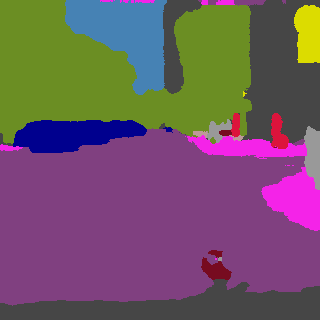
#> input picture src_val/linear/linear107.png, 320 x 320 px, given in place of linear0.png, which was not available
$ python 23.1-merge_linear.py
#> lines starting #> are read from the running program, lines starting #| are printed output that depends on the picture; after the words box and inside, x2 and y2 are one past the last pixel; in counts of white or black regions, pixels touching at a corner belong together; pictures that were not available may be replaced by others from this repository, and a replacement may not be noted
#!/usr/bin/env python3
# -*- coding: utf-8 -*-
"""
Created on Wed Aug 24 11:37:55 2022

@author: eric
"""
#!/usr/bin/env python3
# -*- coding: utf-8 -*-
"""
Created on Wed Jul  6 13:41:46 2022

@author: eric
"""

from PIL import Image
import numpy as np
import imageio
from tqdm import tqdm


color_map = np.load('color_map_linear.npy')
#> (reads src_val/color_map_linear.npy from the repository)
n_classes=len(color_map)


n_items = 500
for selec in  tqdm(range(n_items)):

    cimg = imageio.imread('linear/linear'+str(selec)+'.png')
#> cimg is the input picture: shape (320, 320, 3); mean R, G, B 112.9, 86, 101.8

    skeleton = np.zeros(320*320*3).reshape(320,320,3)

    for c in range(n_classes):
        group = c
        mask_color= np.stack((np.ones((320,320))*color_map[c][0],
                      np.ones((320,320))*color_map[c][1],
                      np.ones((320,320))*color_map[c][2]),axis=-1)
        mask0 = cimg[:,:,0] == mask_color[:,:,0]
        mask1 = cimg[:,:,1] == mask_color[:,:,1]
        mask2 = cimg[:,:,2] == mask_color[:,:,2]
        mask = mask0*mask1*mask2
        '''
        Cluster identifiers are extracted from a list from previous script
        '''

        #vehicle merges: car, truck, bus, caravan, and train
        if c==0 or c==1 or c==4 or c==5:
            group=2
        #road merges: road, parking and rail track
        elif c==19 or c==22:
            group=11
        #construction merges: building, wall, fence, bridge, tunnel
        elif c==8 or c==16 or c==12 or c==13:
            group=6
        #traffic signs with lights
        elif c==21:
            group=18
        # motorcycle with bicycle
        elif c==3:
            group=10
        # car
        # elif c==4: hay sombras de pedestrian
        #     group=20
        # elif c==22:
        #     group=17#esto mergea rider con pedestrian

        skeleton[mask] = color_map[group]
#> this loop made 24 passes
#> pass 1, `mask0 = cimg[:,:,0] == mask_color[:,:,0]`:
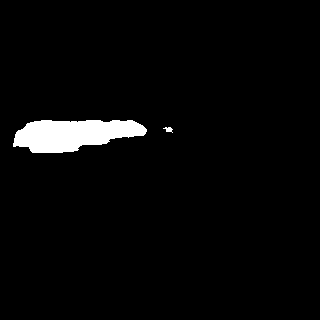
#> mask0: shape (320, 320) bool; 3.1% white; 2 white regions, box (x1, y1, x2, y2) and area: (13, 120, 147, 153) 3145, (163, 127, 173, 133) 34
#> pass 1, `mask2 = cimg[:,:,2] == mask_color[:,:,2]`:
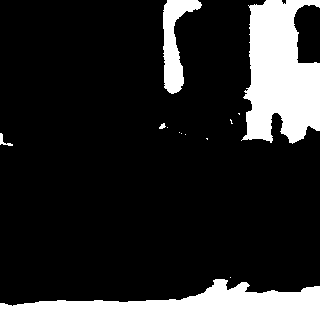
#> mask2: shape (320, 320) bool; 17.1% white; 13 white regions (8 under 20 px), largest, box (x1, y1, x2, y2) and area: (241, 0, 320, 144) 8121, (0, 279, 320, 320) 7634, (163, 0, 202, 94) 1647, (0, 133, 13, 146) 56, (159, 123, 166, 129) 26

    im = Image.fromarray(skeleton.astype('uint8'))
    im.save('PREDICTION_linear_v3/linear_'+str(selec)+'.png')
#> pass 2 of the loop `for selec in  tqdm(range(n_items)):`:
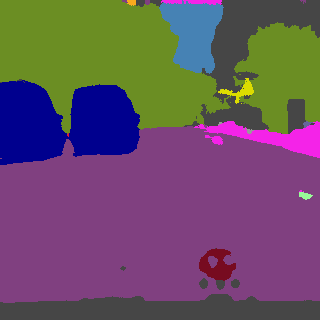
#> input picture src_val/linear/linear149.png, 320 x 320 px, given in place of linear1.png, which was not available
#> cimg is the input picture: shape (320, 320, 3); mean R, G, B 105, 80.3, 101
#> the loop `for c in range(n_classes):` made 24 passes
#> pass 1, `mask0 = cimg[:,:,0] == mask_color[:,:,0]`:
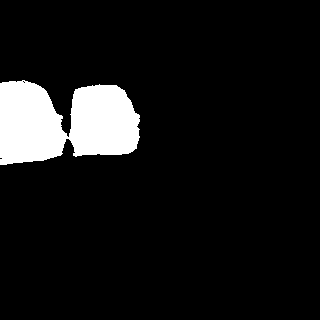
#> mask0: shape (320, 320) bool; 8.7% white; 1 white region, box (x1, y1, x2, y2) and area: (0, 80, 140, 165) 8877
#> pass 1, `mask2 = cimg[:,:,2] == mask_color[:,:,2]`:
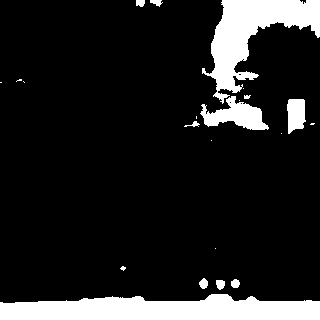
#> mask2: shape (320, 320) bool; 13.2% white; 22 white regions (11 under 20 px), largest, box (x1, y1, x2, y2) and area: (0, 294, 320, 320) 6479, (202, 0, 320, 104) 4844, (200, 96, 269, 130) 1199
#> (the run stopped early here; a loop or call above may not have finished)
